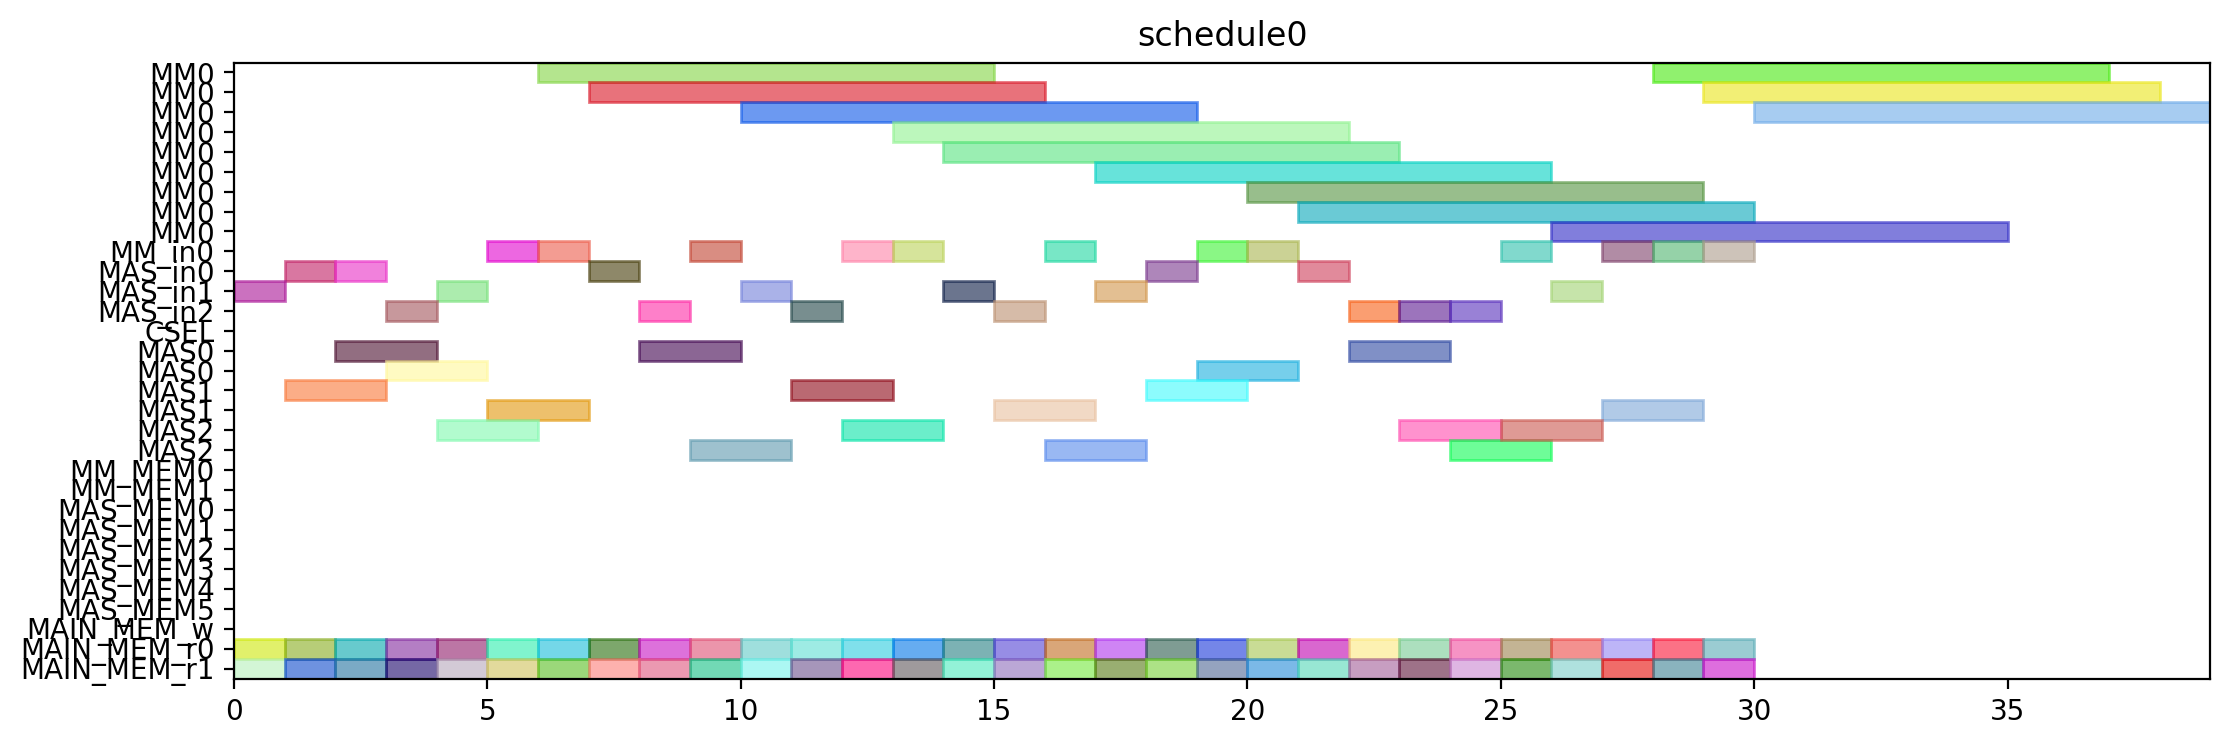

Here is the Python script that generated this plot:
from pyschedule import Scenario, solvers, plotters, alt


def solve():
	horizon = 120
	S = Scenario("schedule0", horizon=horizon)

	# resource
	MM = S.Resources('MM', num=1, size=9)
	MM_in = S.Resources('MM_in', num=1)
	MAS_in = S.Resources('MAS_in', num=3)
	CSEL = S.Resource('CSEL')
	MAS = S.Resources('MAS', num=3, size=2, periods=range(1, horizon))
	MM_MEM = S.Resources('MM_MEM', num=2)
	MAS_MEM = S.Resources('MAS_MEM', num=6)
	MAIN_MEM_w = S.Resource('MAIN_MEM_w', size=1)
	MAIN_MEM_r = S.Resources('MAIN_MEM_r', num=2)

	# result of previous scheduling

	# new tasks
	T1_t0 = S.Task('T1_t0', length=2, delay_cost=1)
	T1_t0 += alt(MAS)
	T1_t0_in = S.Task('T1_t0_in', length=1, delay_cost=1)
	T1_t0_in += alt(MAS_in)
	S += T1_t0_in*MAS_in[0]<=T1_t0*MAS[0]

	S += T1_t0_in*MAS_in[1]<=T1_t0*MAS[1]

	S += T1_t0_in*MAS_in[2]<=T1_t0*MAS[2]

	T1_t0_mem0 = S.Task('T1_t0_mem0', length=1, delay_cost=1)
	T1_t0_mem0 += MAIN_MEM_r[0]
	S += T1_t0_mem0 <= T1_t0

	T1_t0_mem1 = S.Task('T1_t0_mem1', length=1, delay_cost=1)
	T1_t0_mem1 += MAIN_MEM_r[1]
	S += T1_t0_mem1 <= T1_t0

	T1_t1 = S.Task('T1_t1', length=2, delay_cost=1)
	T1_t1 += alt(MAS)
	T1_t1_in = S.Task('T1_t1_in', length=1, delay_cost=1)
	T1_t1_in += alt(MAS_in)
	S += T1_t1_in*MAS_in[0]<=T1_t1*MAS[0]

	S += T1_t1_in*MAS_in[1]<=T1_t1*MAS[1]

	S += T1_t1_in*MAS_in[2]<=T1_t1*MAS[2]

	T1_t1_mem0 = S.Task('T1_t1_mem0', length=1, delay_cost=1)
	T1_t1_mem0 += MAIN_MEM_r[0]
	S += T1_t1_mem0 <= T1_t1

	T1_t1_mem1 = S.Task('T1_t1_mem1', length=1, delay_cost=1)
	T1_t1_mem1 += MAIN_MEM_r[1]
	S += T1_t1_mem1 <= T1_t1

	T1_t3 = S.Task('T1_t3', length=9, delay_cost=1)
	T1_t3 += alt(MM)
	T1_t3_in = S.Task('T1_t3_in', length=1, delay_cost=1)
	T1_t3_in += alt(MM_in)
	S += T1_t3_in*MM_in[0]<=T1_t3*MM[0]
	T1_t3_mem0 = S.Task('T1_t3_mem0', length=1, delay_cost=1)
	T1_t3_mem0 += MAIN_MEM_r[0]
	S += T1_t3_mem0 <= T1_t3

	T1_t3_mem1 = S.Task('T1_t3_mem1', length=1, delay_cost=1)
	T1_t3_mem1 += MAIN_MEM_r[1]
	S += T1_t3_mem1 <= T1_t3

	T2_t0 = S.Task('T2_t0', length=9, delay_cost=1)
	T2_t0 += alt(MM)
	T2_t0_in = S.Task('T2_t0_in', length=1, delay_cost=1)
	T2_t0_in += alt(MM_in)
	S += T2_t0_in*MM_in[0]<=T2_t0*MM[0]
	T2_t0_mem0 = S.Task('T2_t0_mem0', length=1, delay_cost=1)
	T2_t0_mem0 += MAIN_MEM_r[0]
	S += T2_t0_mem0 <= T2_t0

	T2_t0_mem1 = S.Task('T2_t0_mem1', length=1, delay_cost=1)
	T2_t0_mem1 += MAIN_MEM_r[1]
	S += T2_t0_mem1 <= T2_t0

	T2_t1 = S.Task('T2_t1', length=9, delay_cost=1)
	T2_t1 += alt(MM)
	T2_t1_in = S.Task('T2_t1_in', length=1, delay_cost=1)
	T2_t1_in += alt(MM_in)
	S += T2_t1_in*MM_in[0]<=T2_t1*MM[0]
	T2_t1_mem0 = S.Task('T2_t1_mem0', length=1, delay_cost=1)
	T2_t1_mem0 += MAIN_MEM_r[0]
	S += T2_t1_mem0 <= T2_t1

	T2_t1_mem1 = S.Task('T2_t1_mem1', length=1, delay_cost=1)
	T2_t1_mem1 += MAIN_MEM_r[1]
	S += T2_t1_mem1 <= T2_t1

	T2_t2 = S.Task('T2_t2', length=2, delay_cost=1)
	T2_t2 += alt(MAS)
	T2_t2_in = S.Task('T2_t2_in', length=1, delay_cost=1)
	T2_t2_in += alt(MAS_in)
	S += T2_t2_in*MAS_in[0]<=T2_t2*MAS[0]

	S += T2_t2_in*MAS_in[1]<=T2_t2*MAS[1]

	S += T2_t2_in*MAS_in[2]<=T2_t2*MAS[2]

	T2_t2_mem0 = S.Task('T2_t2_mem0', length=1, delay_cost=1)
	T2_t2_mem0 += MAIN_MEM_r[0]
	S += T2_t2_mem0 <= T2_t2

	T2_t2_mem1 = S.Task('T2_t2_mem1', length=1, delay_cost=1)
	T2_t2_mem1 += MAIN_MEM_r[1]
	S += T2_t2_mem1 <= T2_t2

	T2_t3 = S.Task('T2_t3', length=2, delay_cost=1)
	T2_t3 += alt(MAS)
	T2_t3_in = S.Task('T2_t3_in', length=1, delay_cost=1)
	T2_t3_in += alt(MAS_in)
	S += T2_t3_in*MAS_in[0]<=T2_t3*MAS[0]

	S += T2_t3_in*MAS_in[1]<=T2_t3*MAS[1]

	S += T2_t3_in*MAS_in[2]<=T2_t3*MAS[2]

	T2_t3_mem0 = S.Task('T2_t3_mem0', length=1, delay_cost=1)
	T2_t3_mem0 += MAIN_MEM_r[0]
	S += T2_t3_mem0 <= T2_t3

	T2_t3_mem1 = S.Task('T2_t3_mem1', length=1, delay_cost=1)
	T2_t3_mem1 += MAIN_MEM_r[1]
	S += T2_t3_mem1 <= T2_t3

	T3_t0 = S.Task('T3_t0', length=9, delay_cost=1)
	T3_t0 += alt(MM)
	T3_t0_in = S.Task('T3_t0_in', length=1, delay_cost=1)
	T3_t0_in += alt(MM_in)
	S += T3_t0_in*MM_in[0]<=T3_t0*MM[0]
	T3_t0_mem0 = S.Task('T3_t0_mem0', length=1, delay_cost=1)
	T3_t0_mem0 += MAIN_MEM_r[0]
	S += T3_t0_mem0 <= T3_t0

	T3_t0_mem1 = S.Task('T3_t0_mem1', length=1, delay_cost=1)
	T3_t0_mem1 += MAIN_MEM_r[1]
	S += T3_t0_mem1 <= T3_t0

	T3_t1 = S.Task('T3_t1', length=9, delay_cost=1)
	T3_t1 += alt(MM)
	T3_t1_in = S.Task('T3_t1_in', length=1, delay_cost=1)
	T3_t1_in += alt(MM_in)
	S += T3_t1_in*MM_in[0]<=T3_t1*MM[0]
	T3_t1_mem0 = S.Task('T3_t1_mem0', length=1, delay_cost=1)
	T3_t1_mem0 += MAIN_MEM_r[0]
	S += T3_t1_mem0 <= T3_t1

	T3_t1_mem1 = S.Task('T3_t1_mem1', length=1, delay_cost=1)
	T3_t1_mem1 += MAIN_MEM_r[1]
	S += T3_t1_mem1 <= T3_t1

	T3_t2 = S.Task('T3_t2', length=2, delay_cost=1)
	T3_t2 += alt(MAS)
	T3_t2_in = S.Task('T3_t2_in', length=1, delay_cost=1)
	T3_t2_in += alt(MAS_in)
	S += T3_t2_in*MAS_in[0]<=T3_t2*MAS[0]

	S += T3_t2_in*MAS_in[1]<=T3_t2*MAS[1]

	S += T3_t2_in*MAS_in[2]<=T3_t2*MAS[2]

	T3_t2_mem0 = S.Task('T3_t2_mem0', length=1, delay_cost=1)
	T3_t2_mem0 += MAIN_MEM_r[0]
	S += T3_t2_mem0 <= T3_t2

	T3_t2_mem1 = S.Task('T3_t2_mem1', length=1, delay_cost=1)
	T3_t2_mem1 += MAIN_MEM_r[1]
	S += T3_t2_mem1 <= T3_t2

	T3_t3 = S.Task('T3_t3', length=2, delay_cost=1)
	T3_t3 += alt(MAS)
	T3_t3_in = S.Task('T3_t3_in', length=1, delay_cost=1)
	T3_t3_in += alt(MAS_in)
	S += T3_t3_in*MAS_in[0]<=T3_t3*MAS[0]

	S += T3_t3_in*MAS_in[1]<=T3_t3*MAS[1]

	S += T3_t3_in*MAS_in[2]<=T3_t3*MAS[2]

	T3_t3_mem0 = S.Task('T3_t3_mem0', length=1, delay_cost=1)
	T3_t3_mem0 += MAIN_MEM_r[0]
	S += T3_t3_mem0 <= T3_t3

	T3_t3_mem1 = S.Task('T3_t3_mem1', length=1, delay_cost=1)
	T3_t3_mem1 += MAIN_MEM_r[1]
	S += T3_t3_mem1 <= T3_t3

	T4_t0 = S.Task('T4_t0', length=9, delay_cost=1)
	T4_t0 += alt(MM)
	T4_t0_in = S.Task('T4_t0_in', length=1, delay_cost=1)
	T4_t0_in += alt(MM_in)
	S += T4_t0_in*MM_in[0]<=T4_t0*MM[0]
	T4_t0_mem0 = S.Task('T4_t0_mem0', length=1, delay_cost=1)
	T4_t0_mem0 += MAIN_MEM_r[0]
	S += T4_t0_mem0 <= T4_t0

	T4_t0_mem1 = S.Task('T4_t0_mem1', length=1, delay_cost=1)
	T4_t0_mem1 += MAIN_MEM_r[1]
	S += T4_t0_mem1 <= T4_t0

	T4_t1 = S.Task('T4_t1', length=9, delay_cost=1)
	T4_t1 += alt(MM)
	T4_t1_in = S.Task('T4_t1_in', length=1, delay_cost=1)
	T4_t1_in += alt(MM_in)
	S += T4_t1_in*MM_in[0]<=T4_t1*MM[0]
	T4_t1_mem0 = S.Task('T4_t1_mem0', length=1, delay_cost=1)
	T4_t1_mem0 += MAIN_MEM_r[0]
	S += T4_t1_mem0 <= T4_t1

	T4_t1_mem1 = S.Task('T4_t1_mem1', length=1, delay_cost=1)
	T4_t1_mem1 += MAIN_MEM_r[1]
	S += T4_t1_mem1 <= T4_t1

	T4_t2 = S.Task('T4_t2', length=2, delay_cost=1)
	T4_t2 += alt(MAS)
	T4_t2_in = S.Task('T4_t2_in', length=1, delay_cost=1)
	T4_t2_in += alt(MAS_in)
	S += T4_t2_in*MAS_in[0]<=T4_t2*MAS[0]

	S += T4_t2_in*MAS_in[1]<=T4_t2*MAS[1]

	S += T4_t2_in*MAS_in[2]<=T4_t2*MAS[2]

	T4_t2_mem0 = S.Task('T4_t2_mem0', length=1, delay_cost=1)
	T4_t2_mem0 += MAIN_MEM_r[0]
	S += T4_t2_mem0 <= T4_t2

	T4_t2_mem1 = S.Task('T4_t2_mem1', length=1, delay_cost=1)
	T4_t2_mem1 += MAIN_MEM_r[1]
	S += T4_t2_mem1 <= T4_t2

	T4_t3 = S.Task('T4_t3', length=2, delay_cost=1)
	T4_t3 += alt(MAS)
	T4_t3_in = S.Task('T4_t3_in', length=1, delay_cost=1)
	T4_t3_in += alt(MAS_in)
	S += T4_t3_in*MAS_in[0]<=T4_t3*MAS[0]

	S += T4_t3_in*MAS_in[1]<=T4_t3*MAS[1]

	S += T4_t3_in*MAS_in[2]<=T4_t3*MAS[2]

	T4_t3_mem0 = S.Task('T4_t3_mem0', length=1, delay_cost=1)
	T4_t3_mem0 += MAIN_MEM_r[0]
	S += T4_t3_mem0 <= T4_t3

	T4_t3_mem1 = S.Task('T4_t3_mem1', length=1, delay_cost=1)
	T4_t3_mem1 += MAIN_MEM_r[1]
	S += T4_t3_mem1 <= T4_t3

	T5_t0 = S.Task('T5_t0', length=2, delay_cost=1)
	T5_t0 += alt(MAS)
	T5_t0_in = S.Task('T5_t0_in', length=1, delay_cost=1)
	T5_t0_in += alt(MAS_in)
	S += T5_t0_in*MAS_in[0]<=T5_t0*MAS[0]

	S += T5_t0_in*MAS_in[1]<=T5_t0*MAS[1]

	S += T5_t0_in*MAS_in[2]<=T5_t0*MAS[2]

	T5_t0_mem0 = S.Task('T5_t0_mem0', length=1, delay_cost=1)
	T5_t0_mem0 += MAIN_MEM_r[0]
	S += T5_t0_mem0 <= T5_t0

	T5_t0_mem1 = S.Task('T5_t0_mem1', length=1, delay_cost=1)
	T5_t0_mem1 += MAIN_MEM_r[1]
	S += T5_t0_mem1 <= T5_t0

	T5_t1 = S.Task('T5_t1', length=2, delay_cost=1)
	T5_t1 += alt(MAS)
	T5_t1_in = S.Task('T5_t1_in', length=1, delay_cost=1)
	T5_t1_in += alt(MAS_in)
	S += T5_t1_in*MAS_in[0]<=T5_t1*MAS[0]

	S += T5_t1_in*MAS_in[1]<=T5_t1*MAS[1]

	S += T5_t1_in*MAS_in[2]<=T5_t1*MAS[2]

	T5_t1_mem0 = S.Task('T5_t1_mem0', length=1, delay_cost=1)
	T5_t1_mem0 += MAIN_MEM_r[0]
	S += T5_t1_mem0 <= T5_t1

	T5_t1_mem1 = S.Task('T5_t1_mem1', length=1, delay_cost=1)
	T5_t1_mem1 += MAIN_MEM_r[1]
	S += T5_t1_mem1 <= T5_t1

	T5_t3 = S.Task('T5_t3', length=9, delay_cost=1)
	T5_t3 += alt(MM)
	T5_t3_in = S.Task('T5_t3_in', length=1, delay_cost=1)
	T5_t3_in += alt(MM_in)
	S += T5_t3_in*MM_in[0]<=T5_t3*MM[0]
	T5_t3_mem0 = S.Task('T5_t3_mem0', length=1, delay_cost=1)
	T5_t3_mem0 += MAIN_MEM_r[0]
	S += T5_t3_mem0 <= T5_t3

	T5_t3_mem1 = S.Task('T5_t3_mem1', length=1, delay_cost=1)
	T5_t3_mem1 += MAIN_MEM_r[1]
	S += T5_t3_mem1 <= T5_t3

	T6_t0 = S.Task('T6_t0', length=9, delay_cost=1)
	T6_t0 += alt(MM)
	T6_t0_in = S.Task('T6_t0_in', length=1, delay_cost=1)
	T6_t0_in += alt(MM_in)
	S += T6_t0_in*MM_in[0]<=T6_t0*MM[0]
	T6_t0_mem0 = S.Task('T6_t0_mem0', length=1, delay_cost=1)
	T6_t0_mem0 += MAIN_MEM_r[0]
	S += T6_t0_mem0 <= T6_t0

	T6_t0_mem1 = S.Task('T6_t0_mem1', length=1, delay_cost=1)
	T6_t0_mem1 += MAIN_MEM_r[1]
	S += T6_t0_mem1 <= T6_t0

	T6_t1 = S.Task('T6_t1', length=9, delay_cost=1)
	T6_t1 += alt(MM)
	T6_t1_in = S.Task('T6_t1_in', length=1, delay_cost=1)
	T6_t1_in += alt(MM_in)
	S += T6_t1_in*MM_in[0]<=T6_t1*MM[0]
	T6_t1_mem0 = S.Task('T6_t1_mem0', length=1, delay_cost=1)
	T6_t1_mem0 += MAIN_MEM_r[0]
	S += T6_t1_mem0 <= T6_t1

	T6_t1_mem1 = S.Task('T6_t1_mem1', length=1, delay_cost=1)
	T6_t1_mem1 += MAIN_MEM_r[1]
	S += T6_t1_mem1 <= T6_t1

	T6_t2 = S.Task('T6_t2', length=2, delay_cost=1)
	T6_t2 += alt(MAS)
	T6_t2_in = S.Task('T6_t2_in', length=1, delay_cost=1)
	T6_t2_in += alt(MAS_in)
	S += T6_t2_in*MAS_in[0]<=T6_t2*MAS[0]

	S += T6_t2_in*MAS_in[1]<=T6_t2*MAS[1]

	S += T6_t2_in*MAS_in[2]<=T6_t2*MAS[2]

	T6_t2_mem0 = S.Task('T6_t2_mem0', length=1, delay_cost=1)
	T6_t2_mem0 += MAIN_MEM_r[0]
	S += T6_t2_mem0 <= T6_t2

	T6_t2_mem1 = S.Task('T6_t2_mem1', length=1, delay_cost=1)
	T6_t2_mem1 += MAIN_MEM_r[1]
	S += T6_t2_mem1 <= T6_t2

	T6_t3 = S.Task('T6_t3', length=2, delay_cost=1)
	T6_t3 += alt(MAS)
	T6_t3_in = S.Task('T6_t3_in', length=1, delay_cost=1)
	T6_t3_in += alt(MAS_in)
	S += T6_t3_in*MAS_in[0]<=T6_t3*MAS[0]

	S += T6_t3_in*MAS_in[1]<=T6_t3*MAS[1]

	S += T6_t3_in*MAS_in[2]<=T6_t3*MAS[2]

	T6_t3_mem0 = S.Task('T6_t3_mem0', length=1, delay_cost=1)
	T6_t3_mem0 += MAIN_MEM_r[0]
	S += T6_t3_mem0 <= T6_t3

	T6_t3_mem1 = S.Task('T6_t3_mem1', length=1, delay_cost=1)
	T6_t3_mem1 += MAIN_MEM_r[1]
	S += T6_t3_mem1 <= T6_t3

	T7_t0 = S.Task('T7_t0', length=9, delay_cost=1)
	T7_t0 += alt(MM)
	T7_t0_in = S.Task('T7_t0_in', length=1, delay_cost=1)
	T7_t0_in += alt(MM_in)
	S += T7_t0_in*MM_in[0]<=T7_t0*MM[0]
	T7_t0_mem0 = S.Task('T7_t0_mem0', length=1, delay_cost=1)
	T7_t0_mem0 += MAIN_MEM_r[0]
	S += T7_t0_mem0 <= T7_t0

	T7_t0_mem1 = S.Task('T7_t0_mem1', length=1, delay_cost=1)
	T7_t0_mem1 += MAIN_MEM_r[1]
	S += T7_t0_mem1 <= T7_t0

	T7_t1 = S.Task('T7_t1', length=9, delay_cost=1)
	T7_t1 += alt(MM)
	T7_t1_in = S.Task('T7_t1_in', length=1, delay_cost=1)
	T7_t1_in += alt(MM_in)
	S += T7_t1_in*MM_in[0]<=T7_t1*MM[0]
	T7_t1_mem0 = S.Task('T7_t1_mem0', length=1, delay_cost=1)
	T7_t1_mem0 += MAIN_MEM_r[0]
	S += T7_t1_mem0 <= T7_t1

	T7_t1_mem1 = S.Task('T7_t1_mem1', length=1, delay_cost=1)
	T7_t1_mem1 += MAIN_MEM_r[1]
	S += T7_t1_mem1 <= T7_t1

	T7_t2 = S.Task('T7_t2', length=2, delay_cost=1)
	T7_t2 += alt(MAS)
	T7_t2_in = S.Task('T7_t2_in', length=1, delay_cost=1)
	T7_t2_in += alt(MAS_in)
	S += T7_t2_in*MAS_in[0]<=T7_t2*MAS[0]

	S += T7_t2_in*MAS_in[1]<=T7_t2*MAS[1]

	S += T7_t2_in*MAS_in[2]<=T7_t2*MAS[2]

	T7_t2_mem0 = S.Task('T7_t2_mem0', length=1, delay_cost=1)
	T7_t2_mem0 += MAIN_MEM_r[0]
	S += T7_t2_mem0 <= T7_t2

	T7_t2_mem1 = S.Task('T7_t2_mem1', length=1, delay_cost=1)
	T7_t2_mem1 += MAIN_MEM_r[1]
	S += T7_t2_mem1 <= T7_t2

	T7_t3 = S.Task('T7_t3', length=2, delay_cost=1)
	T7_t3 += alt(MAS)
	T7_t3_in = S.Task('T7_t3_in', length=1, delay_cost=1)
	T7_t3_in += alt(MAS_in)
	S += T7_t3_in*MAS_in[0]<=T7_t3*MAS[0]

	S += T7_t3_in*MAS_in[1]<=T7_t3*MAS[1]

	S += T7_t3_in*MAS_in[2]<=T7_t3*MAS[2]

	T7_t3_mem0 = S.Task('T7_t3_mem0', length=1, delay_cost=1)
	T7_t3_mem0 += MAIN_MEM_r[0]
	S += T7_t3_mem0 <= T7_t3

	T7_t3_mem1 = S.Task('T7_t3_mem1', length=1, delay_cost=1)
	T7_t3_mem1 += MAIN_MEM_r[1]
	S += T7_t3_mem1 <= T7_t3

	T8_t2 = S.Task('T8_t2', length=2, delay_cost=1)
	T8_t2 += alt(MAS)
	T8_t2_in = S.Task('T8_t2_in', length=1, delay_cost=1)
	T8_t2_in += alt(MAS_in)
	S += T8_t2_in*MAS_in[0]<=T8_t2*MAS[0]

	S += T8_t2_in*MAS_in[1]<=T8_t2*MAS[1]

	S += T8_t2_in*MAS_in[2]<=T8_t2*MAS[2]

	T8_t2_mem0 = S.Task('T8_t2_mem0', length=1, delay_cost=1)
	T8_t2_mem0 += MAIN_MEM_r[0]
	S += T8_t2_mem0 <= T8_t2

	T8_t2_mem1 = S.Task('T8_t2_mem1', length=1, delay_cost=1)
	T8_t2_mem1 += MAIN_MEM_r[1]
	S += T8_t2_mem1 <= T8_t2

	T9_t2 = S.Task('T9_t2', length=2, delay_cost=1)
	T9_t2 += alt(MAS)
	T9_t2_in = S.Task('T9_t2_in', length=1, delay_cost=1)
	T9_t2_in += alt(MAS_in)
	S += T9_t2_in*MAS_in[0]<=T9_t2*MAS[0]

	S += T9_t2_in*MAS_in[1]<=T9_t2*MAS[1]

	S += T9_t2_in*MAS_in[2]<=T9_t2*MAS[2]

	T9_t2_mem0 = S.Task('T9_t2_mem0', length=1, delay_cost=1)
	T9_t2_mem0 += MAIN_MEM_r[0]
	S += T9_t2_mem0 <= T9_t2

	T9_t2_mem1 = S.Task('T9_t2_mem1', length=1, delay_cost=1)
	T9_t2_mem1 += MAIN_MEM_r[1]
	S += T9_t2_mem1 <= T9_t2

	T10_t2 = S.Task('T10_t2', length=2, delay_cost=1)
	T10_t2 += alt(MAS)
	T10_t2_in = S.Task('T10_t2_in', length=1, delay_cost=1)
	T10_t2_in += alt(MAS_in)
	S += T10_t2_in*MAS_in[0]<=T10_t2*MAS[0]

	S += T10_t2_in*MAS_in[1]<=T10_t2*MAS[1]

	S += T10_t2_in*MAS_in[2]<=T10_t2*MAS[2]

	T10_t2_mem0 = S.Task('T10_t2_mem0', length=1, delay_cost=1)
	T10_t2_mem0 += MAIN_MEM_r[0]
	S += T10_t2_mem0 <= T10_t2

	T10_t2_mem1 = S.Task('T10_t2_mem1', length=1, delay_cost=1)
	T10_t2_mem1 += MAIN_MEM_r[1]
	S += T10_t2_mem1 <= T10_t2

	T11_t2 = S.Task('T11_t2', length=2, delay_cost=1)
	T11_t2 += alt(MAS)
	T11_t2_in = S.Task('T11_t2_in', length=1, delay_cost=1)
	T11_t2_in += alt(MAS_in)
	S += T11_t2_in*MAS_in[0]<=T11_t2*MAS[0]

	S += T11_t2_in*MAS_in[1]<=T11_t2*MAS[1]

	S += T11_t2_in*MAS_in[2]<=T11_t2*MAS[2]

	T11_t2_mem0 = S.Task('T11_t2_mem0', length=1, delay_cost=1)
	T11_t2_mem0 += MAIN_MEM_r[0]
	S += T11_t2_mem0 <= T11_t2

	T11_t2_mem1 = S.Task('T11_t2_mem1', length=1, delay_cost=1)
	T11_t2_mem1 += MAIN_MEM_r[1]
	S += T11_t2_mem1 <= T11_t2

	solvers.mip.solve(S,msg=1,kind='CPLEX',ratio_gap=1.01)

	solution = [['hoge']*len(S.solution()[1]) for i in range(len(S.solution()))]
	for i in range(len(S.solution())):
		for j in range(len(S.solution()[i])):
			solution[i][j]=str(S.solution()[i][j])
	print(solution)

	cycles = int(solution[-1][3])

	pic_file_name = "/mnt/rose/usr1/fukuda/ABE/multiRAM_multiMAS_16mux/scheduling_result/stage9MM1_stage2MAS3/EP2_LADDERMUL/schedule0.png"
	if(S.solution() != []):
		plotters.matplotlib.plot(S,img_filename=pic_file_name, show_task_labels=False, fig_size=(cycles*0.25+3, 4))

	return solution
